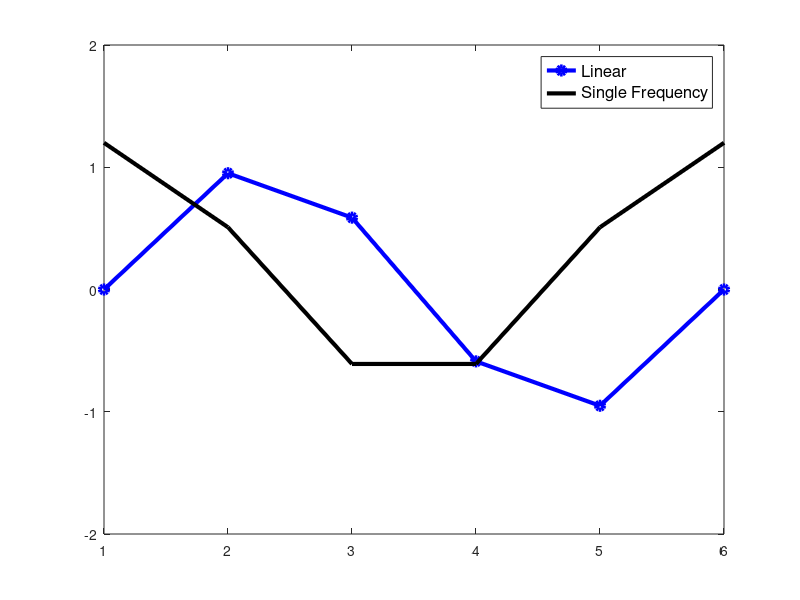

MATLAB code to generate this figure:
% This code is very well written and plots some sine waveforms for the
% COMPEL paper in the year MMXX

close all
Omega = linspace(0, 2*pi(), 6);

t0 = linspace(2,-2,size(Omega,2));

t=sin(Omega);

t1=0.2*cos(Omega*20);
t2=cos(Omega);


figure(1)




%subplot(3,1,1)
%hold on
%plot(t0,':r','LineWidth',3)

%subplot(3,1,2)
%hold on
plot(t,'-b','LineWidth',3,'Marker','o')

%subplot(3,1,3)
hold on
plot(t1+t2,'-k','LineWidth',3)
ylim([-2 2])


% hold on
% too = -0.5*ones(size(Omega,2));
% plot(too,'-m','LineWidth',3)


legend({'Linear','Single Frequency','Mutli-Frequncy'},'FontSize',12)
